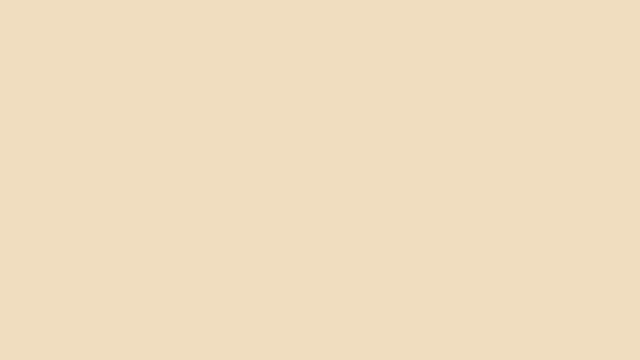
Frame 1 (no input)
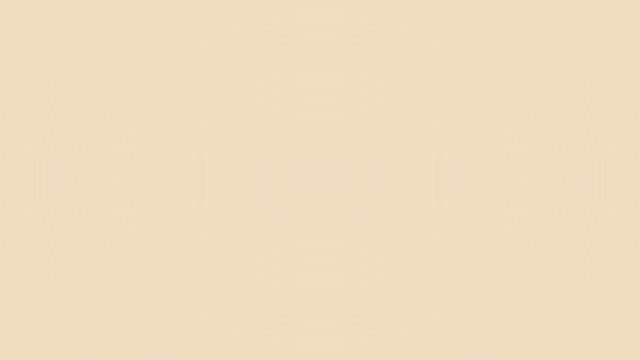
Frame 60 (no input)
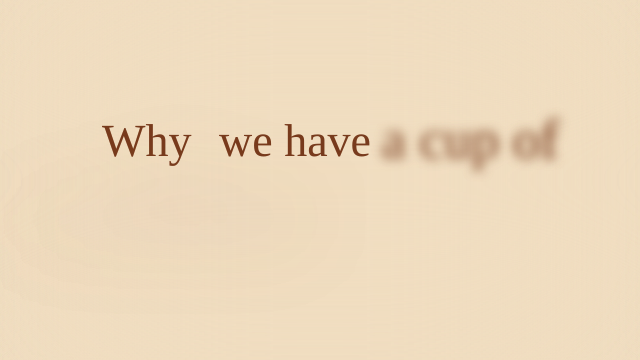
Frame 120 (the mouse pressed at the canvas centre since frame 60)

The p5.js sketch that drew these frames (run headless with seeded random() and noise() and a simulated clock; from frame 60 on, the mouse is pressed at the canvas centre):

// p5.js sketch
// ── sketch.js
function setup(){
  createCanvas(640, 360);
  angleMode(DEGREES);
  colorMode(HSB, 360, 100, 100, 100);
  rectMode(CENTER);
  noStroke();

  textFont('Georgia');
  textAlign(CENTER, CENTER);
}

function draw(){
  background(36, 20, 94);
  textAnimation(
    'Why', width/6+40, height/2.5, 0, width/6+30
  );
  textAnimation(
    'we have', width/2-25, height/2.5, width/6-15, width/3+15
  );
  textAnimation(
    'a cup of', width*3/4-10, height/2.5, width/3-15, width/2+15
  );
  textAnimation(
    'coffee', width/4+12, height-height/2.5, width/2-15, width*2/3+15
  );
  textAnimation(
    'during', width/2-5, height-height/2.5, width*2/3-15, width*5/6+15
  );
  textAnimation(
    'coding', width*3/4-10, height-height/2.5, width*5/6-30, width
  );
}

function textAnimation(aText, x, y, aS, aE){
  let tSize = map(mouseX, aS, aE, 128, 46);
  let amount = map(mouseX, aS, aE, 48, 0);
  if(tSize < 46) tSize = 46;
  if(amount < 0) amount = 0;
  textSize(tSize);
  drawingContext.filter = 'blur('+str(amount)+'px)';
  let alpha = map(mouseX, aS, aE, 0, 100);
  fill(20, 76, 47, alpha);
  text(aText, x, y);
}
